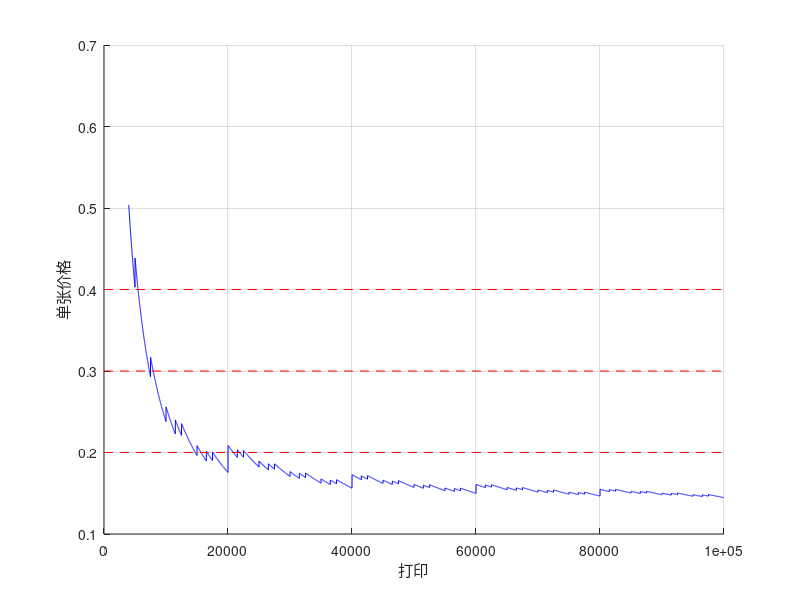
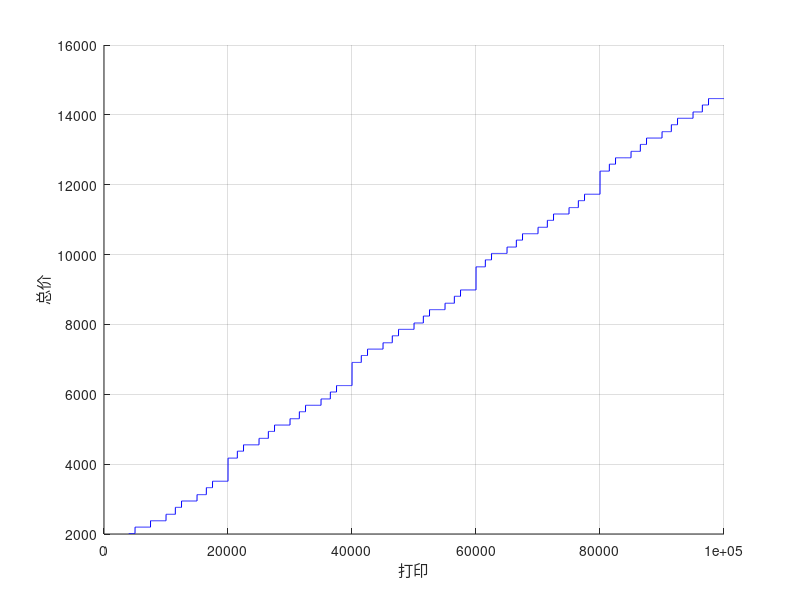

Source code (MATLAB) for these figures, in order:
clc
clear
close
P0=2148;%打印机价格=P0
M0=2.3;%打印机自带墨=M0

P1=199;%打印机墨水价=P1
C1=5000;%单位墨水产出C1

P2=118+65;%单位纸张价格P2
C2=2500;%单位纸张量C2

P3=479;%成像鼓价=P3
C3=20000;%成像鼓产=C3

p=500;%打印机转手价格p


M1=0;%墨盒购买=M1
M2=0;%纸张购买=M2
M3=0;%成像鼓购买量=M3
EX=4000:10:100000;%预计打印量EX
s=zeros(1,size(EX,2));%单位价格s
S=zeros(1,size(EX,2));
leng=size(EX,2);

for i=1:leng
    M1=ceil(EX(i)/C1-M0);
    if M1<0
        M1=0;
    end
    M2=ceil(EX(i)/C2);
    M3=ceil(EX(i)/C3-1);
    S(i)=P0+M1*P1+M2*P2+M3*P3-p;%总价格S
    s(i)=S(i)/EX(i);
end

for i=1:leng
    if s(i)<0.4
        disp('0.4分界???')
        disp(EX(i))
        break
    end
end
for i=1:leng
    if s(i)<0.3
        disp('0.3分界???')
        disp(EX(i))
        break
    end
end
for i=1:leng
    if s(i)<0.2
        disp('0.2分界=')
        disp(EX(i))
        break
    end
end
figure(1)
hold on
grid on
plot(EX,s,'b-')
plot([0,100000],[0.2,0.2],'r--')
plot([0,100000],[0.3,0.3],'r--')
plot([0,100000],[0.4,0.4],'r--')
xlabel('打印')
ylabel('单张价格')

figure(2)
hold on
grid on
plot(EX,S,'b-')
xlabel('打印')
ylabel('总价')